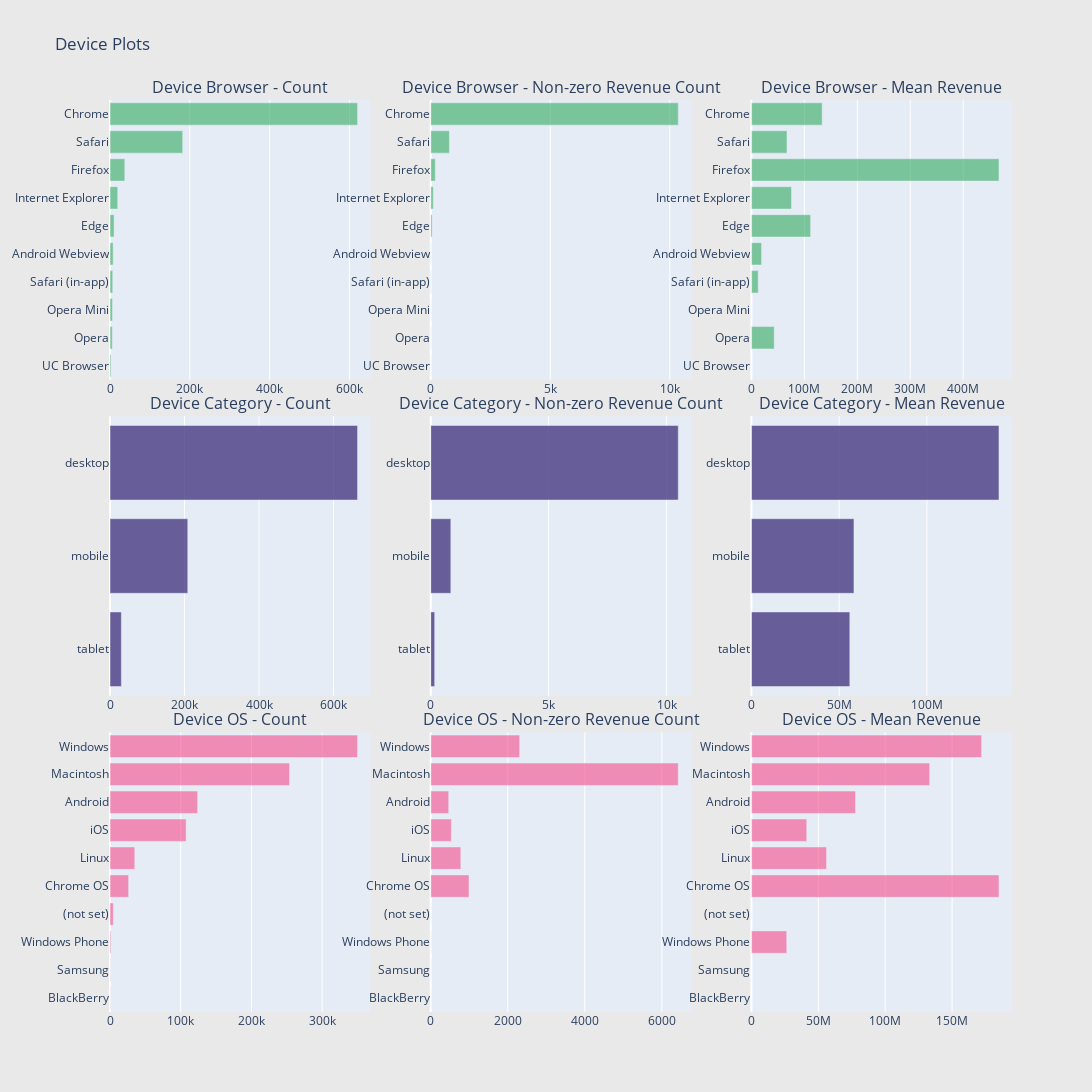

The code cell stored with this chart in its notebook:
### Markdown cell above
##### 꽤 많은데 값이 일정하기 때문에 feature 목록에서 삭제하고 모델링 프로세스에서 메모리와 시간을 절약할 수 있다.

### Code cell
# Device Information:
def horizontal_bar_chart(cnt_srs, color):
    trace = go.Bar(
        y=cnt_srs.index[::-1],
        x=cnt_srs.values[::-1],
        showlegend=False,
        orientation = 'h',
        marker=dict(
            color=color,
        ),
    )
    return trace

# Device Browser
cnt_srs = train_df.groupby('device.browser')['totals.transactionRevenue'].agg(['size', 'count', 'mean'])
cnt_srs.columns = ["count", "count of non-zero revenue", "mean"]
cnt_srs = cnt_srs.sort_values(by="count", ascending=False)
trace1 = horizontal_bar_chart(cnt_srs["count"].head(10), 'rgba(50, 171, 96, 0.6)')
trace2 = horizontal_bar_chart(cnt_srs["count of non-zero revenue"].head(10), 'rgba(50, 171, 96, 0.6)')
trace3 = horizontal_bar_chart(cnt_srs["mean"].head(10), 'rgba(50, 171, 96, 0.6)')

# Device Category
cnt_srs = train_df.groupby('device.deviceCategory')['totals.transactionRevenue'].agg(['size', 'count', 'mean'])
cnt_srs.columns = ["count", "count of non-zero revenue", "mean"]
cnt_srs = cnt_srs.sort_values(by="count", ascending=False)
trace4 = horizontal_bar_chart(cnt_srs["count"].head(10), 'rgba(71, 58, 131, 0.8)')
trace5 = horizontal_bar_chart(cnt_srs["count of non-zero revenue"].head(10), 'rgba(71, 58, 131, 0.8)')
trace6 = horizontal_bar_chart(cnt_srs["mean"].head(10), 'rgba(71, 58, 131, 0.8)')

# Operating system
cnt_srs = train_df.groupby('device.operatingSystem')['totals.transactionRevenue'].agg(['size', 'count', 'mean'])
cnt_srs.columns = ["count", "count of non-zero revenue", "mean"]
cnt_srs = cnt_srs.sort_values(by="count", ascending=False)
trace7 = horizontal_bar_chart(cnt_srs["count"].head(10), 'rgba(246, 78, 139, 0.6)')
trace8 = horizontal_bar_chart(cnt_srs["count of non-zero revenue"].head(10),'rgba(246, 78, 139, 0.6)')
trace9 = horizontal_bar_chart(cnt_srs["mean"].head(10),'rgba(246, 78, 139, 0.6)')

# Creating two subplots
fig = tools.make_subplots(rows=3, cols=3, vertical_spacing=0.04, 
                          subplot_titles=["Device Browser - Count", "Device Browser - Non-zero Revenue Count", "Device Browser - Mean Revenue",
                                          "Device Category - Count",  "Device Category - Non-zero Revenue Count", "Device Category - Mean Revenue", 
                                          "Device OS - Count", "Device OS - Non-zero Revenue Count", "Device OS - Mean Revenue"])

fig.append_trace(trace1, 1, 1)
fig.append_trace(trace2, 1, 2)
fig.append_trace(trace3, 1, 3)
fig.append_trace(trace4, 2, 1)
fig.append_trace(trace5, 2, 2)
fig.append_trace(trace6, 2, 3)
fig.append_trace(trace7, 3, 1)
fig.append_trace(trace8, 3, 2)
fig.append_trace(trace9, 3, 3)

fig['layout'].update(height=1200, width=1200, paper_bgcolor='rgb(233,233,233)', title="Device Plots")
py.iplot(fig, filename='device-plots')

### Figure 1 — Plotly figure (JSON) as saved in the notebook; plotly's stock layout.template omitted (floating-point values rounded to 4 significant figures)
{"data": [{"marker": {"color": "rgba(50, 171, 96, 0.6)"}, "orientation": "h", "showlegend": false, "type": "bar", "x": [2427, 5643, 6139, 6850, 7865, 10205, 19375, 37069, 182245, 620364], "xaxis": "x", "y": ["UC Browser", "Opera", "Opera Mini", "Safari (in-app)", "Android Webview", "Edge", "Internet Explorer", "Firefox", "Safari", "Chrome"], "yaxis": "y"}, {"marker": {"color": "rgba(50, 171, 96, 0.6)"}, "orientation": "h", "showlegend": false, "type": "bar", "x": [0, 5, 0, 12, 6, 58, 109, 191, 780, 10353], "xaxis": "x2", "y": ["UC Browser", "Opera", "Opera Mini", "Safari (in-app)", "Android Webview", "Edge", "Internet Explorer", "Firefox", "Safari", "Chrome"], "yaxis": "y2"}, {"marker": {"color": "rgba(50, 171, 96, 0.6)"}, "orientation": "h", "showlegend": false, "type": "bar", "x": [null, 43070000, null, 12810000.0, 19140000.0, 111800000.0, 75740000.0, 467600000.0, 67180000.0, 133600000.0], "xaxis": "x3", "y": ["UC Browser", "Opera", "Opera Mini", "Safari (in-app)", "Android Webview", "Edge", "Internet Explorer", "Firefox", "Safari", "Chrome"], "yaxis": "y3"}, {"marker": {"color": "rgba(71, 58, 131, 0.8)"}, "orientation": "h", "showlegend": false, "type": "bar", "x": [30449, 208725, 664479], "xaxis": "x4", "y": ["tablet", "mobile", "desktop"], "yaxis": "y4"}, {"marker": {"color": "rgba(71, 58, 131, 0.8)"}, "orientation": "h", "showlegend": false, "type": "bar", "x": [168, 852, 10495], "xaxis": "x5", "y": ["tablet", "mobile", "desktop"], "yaxis": "y5"}, {"marker": {"color": "rgba(71, 58, 131, 0.8)"}, "orientation": "h", "showlegend": false, "type": "bar", "x": [56080000.0, 58430000.0, 141100000.0], "xaxis": "x6", "y": ["tablet", "mobile", "desktop"], "yaxis": "y6"}, {"marker": {"color": "rgba(246, 78, 139, 0.6)"}, "orientation": "h", "showlegend": false, "type": "bar", "x": [218, 280, 1216, 4695, 26337, 35034, 107665, 123892, 253938, 350072], "xaxis": "x7", "y": ["BlackBerry", "Samsung", "Windows Phone", "(not set)", "Chrome OS", "Linux", "iOS", "Android", "Macintosh", "Windows"], "yaxis": "y7"}, {"marker": {"color": "rgba(246, 78, 139, 0.6)"}, "orientation": "h", "showlegend": false, "type": "bar", "x": [0, 0, 1, 0, 994, 782, 536, 467, 6426, 2309], "xaxis": "x8", "y": ["BlackBerry", "Samsung", "Windows Phone", "(not set)", "Chrome OS", "Linux", "iOS", "Android", "Macintosh", "Windows"], "yaxis": "y8"}, {"marker": {"color": "rgba(246, 78, 139, 0.6)"}, "orientation": "h", "showlegend": false, "type": "bar", "x": [null, null, 26400000, null, 185000000.0, 56150000.0, 41360000.0, 77820000.0, 133300000.0, 172100000.0], "xaxis": "x9", "y": ["BlackBerry", "Samsung", "Windows Phone", "(not set)", "Chrome OS", "Linux", "iOS", "Android", "Macintosh", "Windows"], "yaxis": "y9"}], "layout": {"annotations": [{"font": {"size": 16}, "showarrow": false, "text": "Device Browser - Count", "x": 0.1444, "xanchor": "center", "xref": "paper", "y": 1, "yanchor": "bottom", "yref": "paper"}, {"font": {"size": 16}, "showarrow": false, "text": "Device Browser - Non-zero Revenue Count", "x": 0.5, "xanchor": "center", "xref": "paper", "y": 1, "yanchor": "bottom", "yref": "paper"}, {"font": {"size": 16}, "showarrow": false, "text": "Device Browser - Mean Revenue", "x": 0.8556, "xanchor": "center", "xref": "paper", "y": 1, "yanchor": "bottom", "yref": "paper"}, {"font": {"size": 16}, "showarrow": false, "text": "Device Category - Count", "x": 0.1444, "xanchor": "center", "xref": "paper", "y": 0.6533, "yanchor": "bottom", "yref": "paper"}, {"font": {"size": 16}, "showarrow": false, "text": "Device Category - Non-zero Revenue Count", "x": 0.5, "xanchor": "center", "xref": "paper", "y": 0.6533, "yanchor": "bottom", "yref": "paper"}, {"font": {"size": 16}, "showarrow": false, "text": "Device Category - Mean Revenue", "x": 0.8556, "xanchor": "center", "xref": "paper", "y": 0.6533, "yanchor": "bottom", "yref": "paper"}, {"font": {"size": 16}, "showarrow": false, "text": "Device OS - Count", "x": 0.1444, "xanchor": "center", "xref": "paper", "y": 0.3067, "yanchor": "bottom", "yref": "paper"}, {"font": {"size": 16}, "showarrow": false, "text": "Device OS - Non-zero Revenue Count", "x": 0.5, "xanchor": "center", "xref": "paper", "y": 0.3067, "yanchor": "bottom", "yref": "paper"}, {"font": {"size": 16}, "showarrow": false, "text": "Device OS - Mean Revenue", "x": 0.8556, "xanchor": "center", "xref": "paper", "y": 0.3067, "yanchor": "bottom", "yref": "paper"}], "height": 1200, "paper_bgcolor": "rgb(233,233,233)", "title": {"text": "Device Plots"}, "width": 1200, "xaxis": {"anchor": "y", "domain": [0, 0.2889]}, "xaxis2": {"anchor": "y2", "domain": [0.3556, 0.6444]}, "xaxis3": {"anchor": "y3", "domain": [0.7111, 1]}, "xaxis4": {"anchor": "y4", "domain": [0, 0.2889]}, "xaxis5": {"anchor": "y5", "domain": [0.3556, 0.6444]}, "xaxis6": {"anchor": "y6", "domain": [0.7111, 1]}, "xaxis7": {"anchor": "y7", "domain": [0, 0.2889]}, "xaxis8": {"anchor": "y8", "domain": [0.3556, 0.6444]}, "xaxis9": {"anchor": "y9", "domain": [0.7111, 1]}, "yaxis": {"anchor": "x", "domain": [0.6933, 1]}, "yaxis2": {"anchor": "x2", "domain": [0.6933, 1]}, "yaxis3": {"anchor": "x3", "domain": [0.6933, 1]}, "yaxis4": {"anchor": "x4", "domain": [0.3467, 0.6533]}, "yaxis5": {"anchor": "x5", "domain": [0.3467, 0.6533]}, "yaxis6": {"anchor": "x6", "domain": [0.3467, 0.6533]}, "yaxis7": {"anchor": "x7", "domain": [0, 0.3067]}, "yaxis8": {"anchor": "x8", "domain": [0, 0.3067]}, "yaxis9": {"anchor": "x9", "domain": [0, 0.3067]}}}
